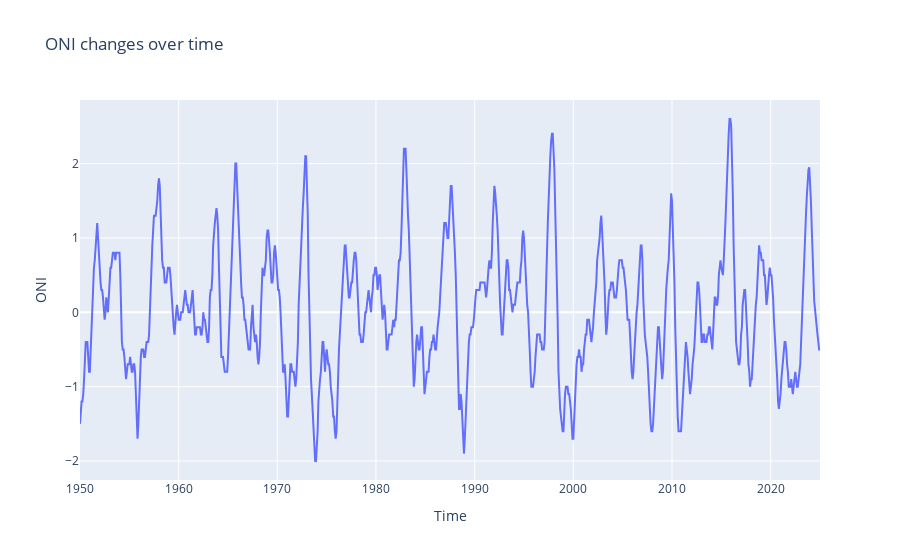

The notebook cell this image was saved under:
### Code cell
# ONI interactive time series
plot = px.line(data_frame=df_enso, y='ONI', labels={'Date':'Time'},
               title='ONI changes over time')
plot.show()

### Figure 1 — Plotly figure (JSON) as saved in the notebook; plotly's stock layout.template omitted (floating-point values rounded to 4 significant figures; data arrays with more than 128 entries replaced by an {"elided": "..."} marker saying what was removed)
{"data": [{"hovertemplate": "Time=%{x}<br>ONI=%{y}<extra></extra>", "legendgroup": "", "line": {"color": "#636efa", "dash": "solid"}, "marker": {"symbol": "circle"}, "mode": "lines", "name": "", "orientation": "v", "showlegend": false, "type": "scatter", "x": {"elided": "901 str values"}, "xaxis": "x", "y": {"elided": "901 float values"}, "yaxis": "y"}], "layout": {"autosize": true, "legend": {"tracegroupgap": 0}, "title": {"text": "ONI changes over time"}, "xaxis": {"anchor": "y", "autorange": true, "domain": [0, 1], "range": ["1950-01-01", "2025-01-01"], "title": {"text": "Time"}, "type": "date"}, "yaxis": {"anchor": "x", "autorange": true, "domain": [0, 1], "range": [-2.256, 2.856], "title": {"text": "ONI"}, "type": "linear"}}}
